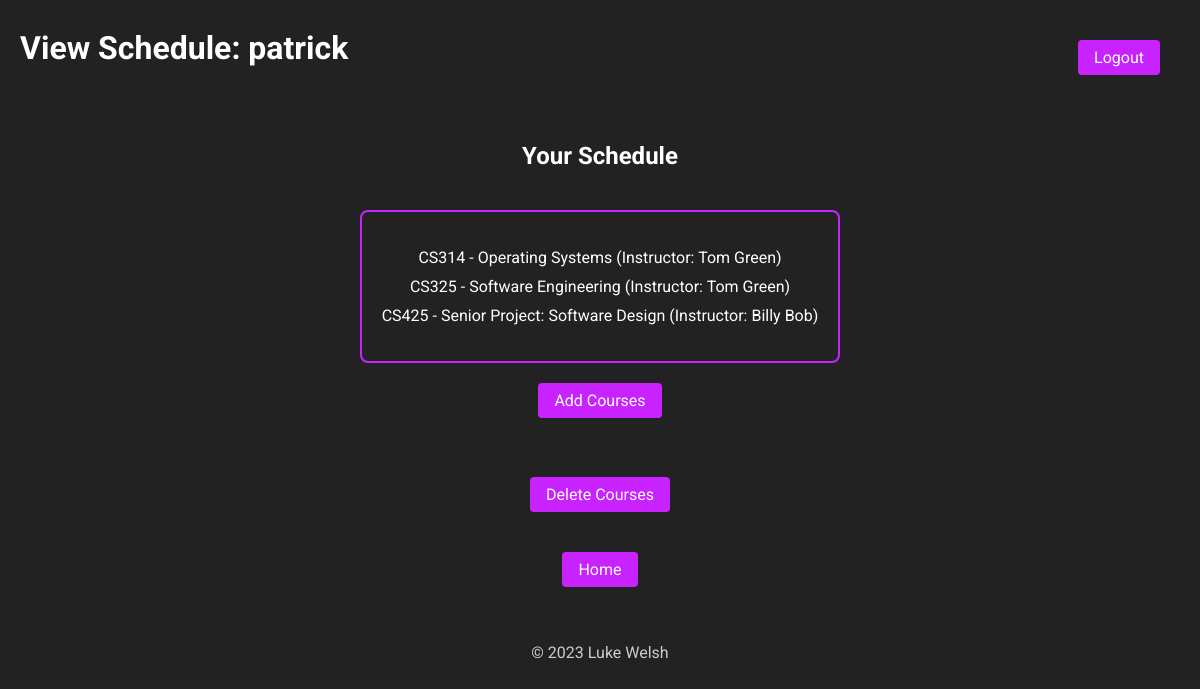
/view_schedule.php (signed in), run on the app's committed database.
### tables this page shows
CREATE TABLE `user_courses` (
  `id` int(6) UNSIGNED NOT NULL,
  `user_id` int(6) UNSIGNED NOT NULL,
  `course_id` int(6) UNSIGNED NOT NULL
);

CREATE TABLE `courses` (
  `id` int(6) UNSIGNED NOT NULL,
  `course_code` varchar(50) NOT NULL,
  `course_name` varchar(100) NOT NULL,
  `course_instructor` varchar(100) NOT NULL
);

### view_schedule.php (the view, shortened to what this page needs)
<?php
$year = date("Y");
$dsn = 'mysql:host=localhost;dbname=project';
$username_db = 'root';
$password_db = 'root';
try {
    $pdo = new PDO($dsn, $username_db, $password_db);
} catch (PDOException $e) {
    die('Connection failed: ' . $e->getMessage());
}
$userInfo = [
    'id' => $_SESSION['id'],
    'username' => $_SESSION['username'],
];
$userScheduleQuery = 'SELECT user_courses.id as user_course_id, courses.* FROM user_courses
                     JOIN courses ON user_courses.course_id = courses.id
                     WHERE user_courses.user_id = ?';
$userScheduleStatement = $pdo->prepare($userScheduleQuery);
$userScheduleStatement->execute([$userInfo['id']]);
$userSchedule = $userScheduleStatement->fetchAll(PDO::FETCH_ASSOC);
?>
<!DOCTYPE html>
<html lang="en">
<head>
    <link rel="stylesheet" href="view_schedule.css">
</head>
<body>
    <div class="heading-container">
        <h1>View Schedule: <?php echo $_SESSION['username']; ?></h1>
    </div>
    <div class="logout-container">
        <a href="logout.php" class="btn">Logout</a>
    </div>
    <h2>Your Schedule</h2>
    <div class="courses-container">
        <ul>
            <?php foreach ($userSchedule as $course): ?>
                <li>
                    <?php echo $course['course_code']; ?> - <?php echo $course['course_name']; ?>
                    (Instructor: <?php echo $course['course_instructor']; ?>)
                </li>
            <?php endforeach; ?>
        </ul>
    </div>
    <div class="button-container">
        <a href="register_courses.php" class="btn">Add Courses</a>
        <br>
        <a href="delete_courses.php" class="btn">Delete Courses</a>
        <a href="home.php" class="btn">Home</a>
    </div>
</body>
</html>
<footer>
    <p>&copy; <?php echo $year; ?> Luke Welsh</p>
</footer>

### view_schedule.css (style rules this page uses)
body { font-family: 'Roboto', Arial, sans-serif; background-color: #222; color: #fff; margin: 0; padding: 0; display: flex; flex-direction: column; align-items: center; justify-content: center; min-height: 100vh; }
h1 { text-align: center; color: #fff; margin-bottom: 20px; }
.heading-container { position: fixed; top: 8px; left: 20px; }
.heading-container h1 { margin-bottom: 0; }
.button-container { display: flex; flex-direction: column; align-items: center; }
.btn { display: inline-block; padding: 8px 16px; margin: 20px; text-decoration: none; color: #fff; background-color: #C822FF; border-radius: 4px; transition: background-color 0.3s; }
.logout-container { position: fixed; top: 20px; right: 20px; text-align: center; }
.logout-container a { color: #fff; text-decoration: none; background-color: #C822FF; padding: 8px 16px; border-radius: 4px; transition: background-color 0.3s; }
.courses-container { text-align: center; margin-top: 20px; padding: 20px; border: 2px solid #C822FF; border-radius: 8px; }
.courses-container ul { list-style-type: none; padding: 0; }
.courses-container li { margin: 10px 0; font-size: 16px; }
footer { text-align: center; margin-top: auto; margin-top: 20px; color: #ccc; }

### data on the page
user_courses: course.course_code "CS314", course.course_name "Operating Systems", course.course_instructor "Tom Green"
user_courses: course.course_code "CS325", course.course_name "Software Engineering", course.course_instructor "Tom Green"
user_courses: course.course_code "CS425", course.course_name "Senior Project: Software Design", course.course_instructor "Billy Bob"

### other printed values
$_SESSION['username'] "patrick"
